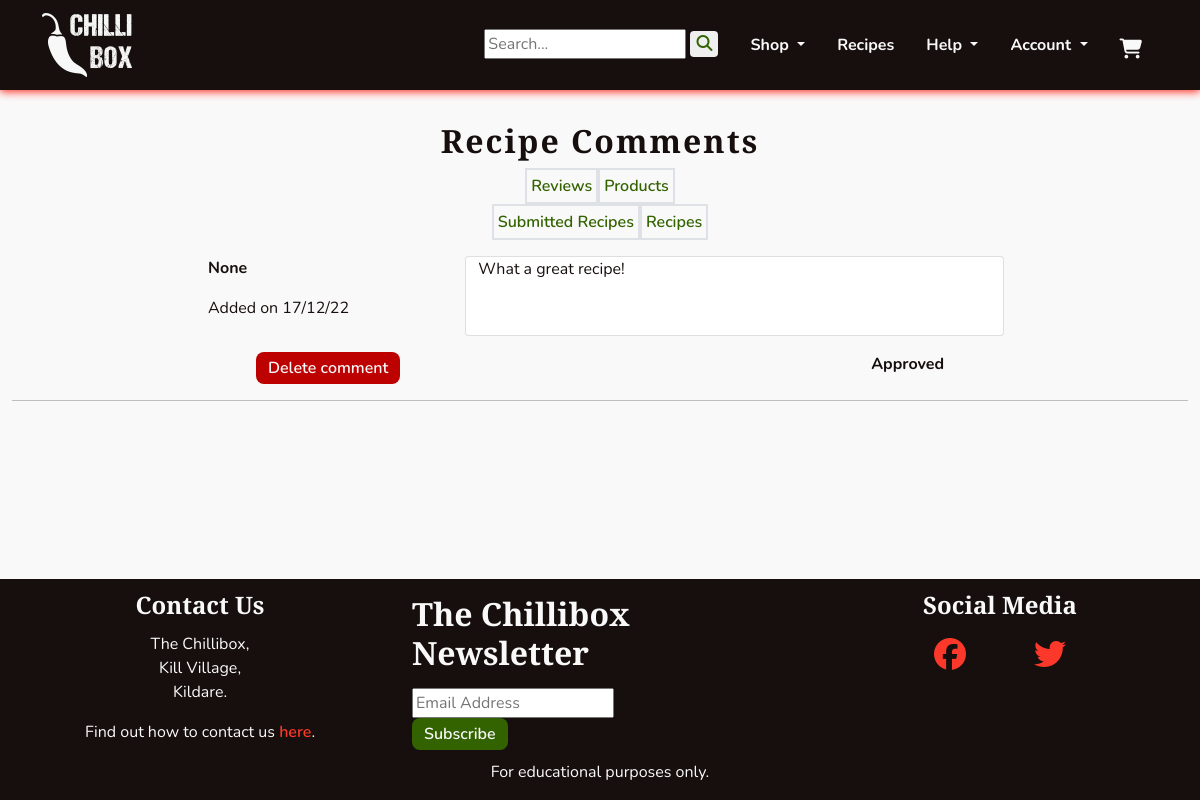
Page /management/recipe_comments/ (signed in) on the committed database.
### recipes/models.py (models this page shows, shortened)
class Comment(models.Model):
    user = models.ForeignKey(User, on_delete=models.SET_NULL, null=True,
                             blank=True)
    recipe = models.ForeignKey(Recipe, on_delete=models.CASCADE,
                               related_name='comments')
    content = models.TextField(max_length=280)
    added_on = models.DateTimeField(auto_now_add=True)
    edited_on = models.DateTimeField(auto_now=True)
    approved = models.BooleanField(default=False)

### management/views.py (the view)
# urls.py: path('recipe_comments/', views.CommentList.as_view(),
class CommentList(StaffRequiredMixin, generic.ListView):
    model = Comment
    template_name = 'management/recipe_comments.html'
    paginate_by = 10
    def get_queryset(self):
        queryset = Comment.objects.order_by('-approved')
        return queryset

### management/mixins.py (called while the page is built)
    def test_func(self):
        return self.request.user.is_staff

### management/templates/management/recipe_comments.html (shortened to what this page needs)
{% extends 'base.html' %}
{% block content %}
<section class="col">
    <div class="text-center">
        <h2 class="headings mb-2">Recipe Comments</h2>
        <div class="d-flex flex-row justify-content-center">
            <div class="border border-2 p-1">
                <a class="chilli-link" href="{% url 'management:user_reviews' %}">Reviews</a>
            </div>
            <div class="border border-2 p-1">
                <a class="chilli-link" href="{% url 'management:dashboard' %}">Products</a>
            </div>
        </div>
        <div class="d-flex flex-row justify-content-center">
            <div class="border border-2 p-1">
                <a class="chilli-link" href="{% url 'management:user_recipes' %}">Submitted Recipes</a>
            </div>
            <div class="border border-2 p-1">
                <a class="chilli-link" href="{% url 'management:recipes' %}">Recipes</a>
            </div>
        </div>
    </div>
    <div>
        {% for comment in comment_list %}
        <div class="col-sm-8 mx-auto my-3">
            <div class="row">
                <div class="col-sm-4">
                    <p><strong>{{ comment.user }}</strong></p>
                    <p>Added on {{ comment.added_on|date:'d/m/y' }}</p>
                </div>
                <div class="card col-sm-8">
                    {{ comment.content }}
                </div>
            </div>
            <div class="d-flex flex-row justify-content-between my-3 mx-sm-5">
                <a class="chilli-btn chilli-dngr" href="{% url 'recipes:delete_comment' comment.pk %}">Delete comment</a>
                {% if comment.approved %}
                <span><strong>Approved</strong></span>
                {% endif %}
            </div>
        </div>
        <hr>
        {% endfor %}
    </div>
</section>
{% endblock %}

### static/css/style.css (style rules this page uses)
:root { --site-white: #faf9f9; --site-black: #160f0e; --site-grey: #6b6363; --site-red: #fc382a; --site-dark-red:#bd0000; --site-green: #568729; --site-dark-green: #326300; --site-text-bg: rgba(49, 99, 0, 0.2); --site-car-bg: rgba(245, 241, 238, 0.61); }
html { height: 100%; }
section { max-width: 2550px; }
body { font-family: "Nunito", sans-serif; color: var(--site-black); font-size: 1rem; background: var(--site-white); }
h1, h2, h3, h4 { font-family: "Merriweather Sans", "Nunito", sans-serif; font-weight: 900; margin-top: 0.5em; margin-bottom: 0.5em; }
.headings { font-size: 2rem; letter-spacing: 2px; margin: 1em 0; }
a { text-decoration: none; }
.chilli-link { font-weight: 600; color: var(--site-dark-green); transition: all 0.2s linear; }
.chilli-btn { padding: 0.25em 0.75em; font-weight: 600; color: var(--site-white); background-color: var(--site-black); border-radius: 8px; transition: all 0.2s linear; }
.chilli-dngr { background-color: var(--site-dark-red); }

### rows in the picture
Comment: user "None", added_on "17/12/22", content "What a great recipe!", approved "Approved"
